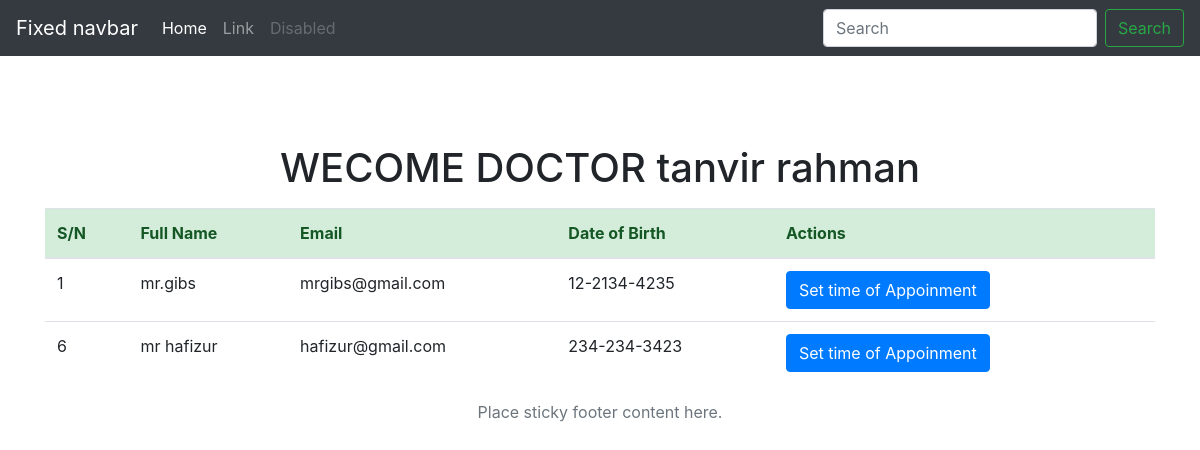
The app's page /pathology.php (signed in) with its own data.
### tables this page shows
CREATE TABLE `patient` (
  `id` int(11) NOT NULL,
  `name` varchar(100) NOT NULL,
  `email` varchar(100) NOT NULL,
  `phone` varchar(100) NOT NULL,
  `gender` varchar(12) NOT NULL,
  `catagory` varchar(100) NOT NULL,
  `date` varchar(100) NOT NULL,
  `comment` varchar(100) NOT NULL,
  `meeting date` varchar(60) NOT NULL,
  `meeting time` varchar(60) NOT NULL
);

### pathology.php (the view, shortened to what this page needs)
<?php
 require_once('database.php');
?>
<!doctype html>
<html lang="en">
  <head>
    <link rel="stylesheet" href="https://stackpath.bootstrapcdn.com/bootstrap/4.1.2/css/bootstrap.min.css">
  </head>
  <body>
    <header>
      <nav class="navbar navbar-expand-md navbar-dark fixed-top bg-dark">
        <a class="navbar-brand" href="#">Fixed navbar</a>
        <div class="collapse navbar-collapse" id="navbarCollapse">
          <ul class="navbar-nav mr-auto">
            <li class="nav-item active">
              <a class="nav-link" href="#">Home <span class="sr-only">(current)</span></a>
            </li>
            <li class="nav-item">
              <a class="nav-link" href="#">Link</a>
            </li>
            <li class="nav-item">
              <a class="nav-link disabled" href="#">Disabled</a>
            </li>
          </ul>
          <form class="form-inline mt-2 mt-md-0">
            <input class="form-control mr-sm-2" type="text" placeholder="Search" aria-label="Search">
            <button class="btn btn-outline-success my-2 my-sm-0" type="submit">Search</button>
          </form>
        </div>
      </nav>
    </header>
    <center>
    <br />
    <br />
    <br />
    <br />
    <main role="main" class="container">
      <h1 class="mt-5">WECOME DOCTOR <?php echo $_SESSION['doctorname'];  ?></h1>
      <p class="lead">
            <div class="my-table">
<table class="table">
  <thead >
    <tr class="alert-success">
      <th scope="col">S/N</th>
      <th scope="col">Full Name</th>
      <th scope="col">Email</th>
      <th scope="col">Date of Birth</th>
      <th scope="col">Actions</th>
    </tr>
  </thead>
  <tbody>
    <?php
$read_quary = mysqli_query($conn,"SELECT * FROM patient WHERE catagory='Pathology';");
while ($rows = mysqli_fetch_assoc($read_quary)) {
?>
<tr>
  <td><?php echo $rows['id'] ?></td>
  <td><?php echo $rows['name']?></td>
  <td><?php echo $rows['email'] ?></td>
  <td><?php echo $rows['phone'] ?></td>
  <td>
    <a href="update.php?update=<?php echo $rows['id'];?>" class="btn btn-primary">Set time of Appoinment</a>
  </td>
</tr>
<?php } ?>
  </tbody>
</table>
</div>
      </p>
    </main>
    <footer class="footer">
      <div class="container">
        <span class="text-muted">Place sticky footer content here.</span>
      </div>
    </footer>
    </center>
  </body>
</html>

### records on screen
patient: id "1", name "mr.gibs", email "mrgibs@gmail.com", phone "12-2134-4235"
patient: id "6", name "mr hafizur", email "hafizur@gmail.com", phone "234-234-3423"

### other values on screen
$_SESSION['doctorname'] "tanvir rahman"
